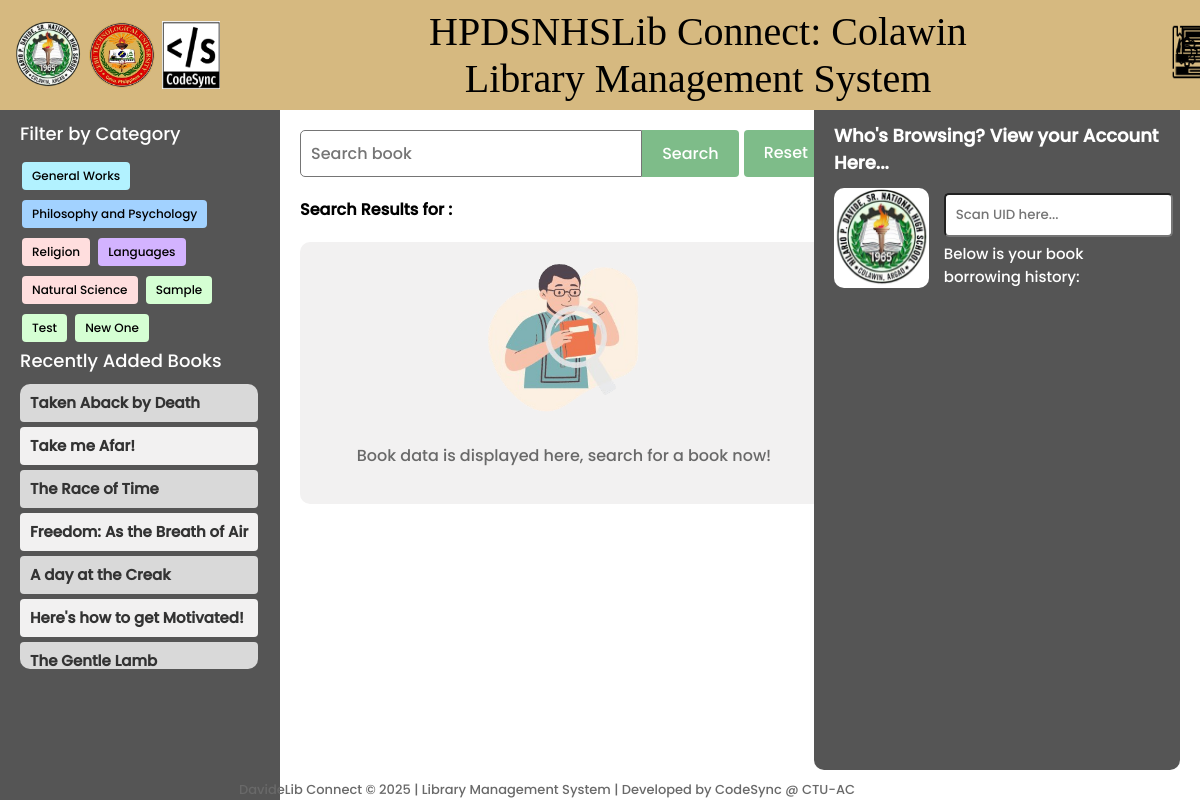
/, run on an earlier commit of the app's database.
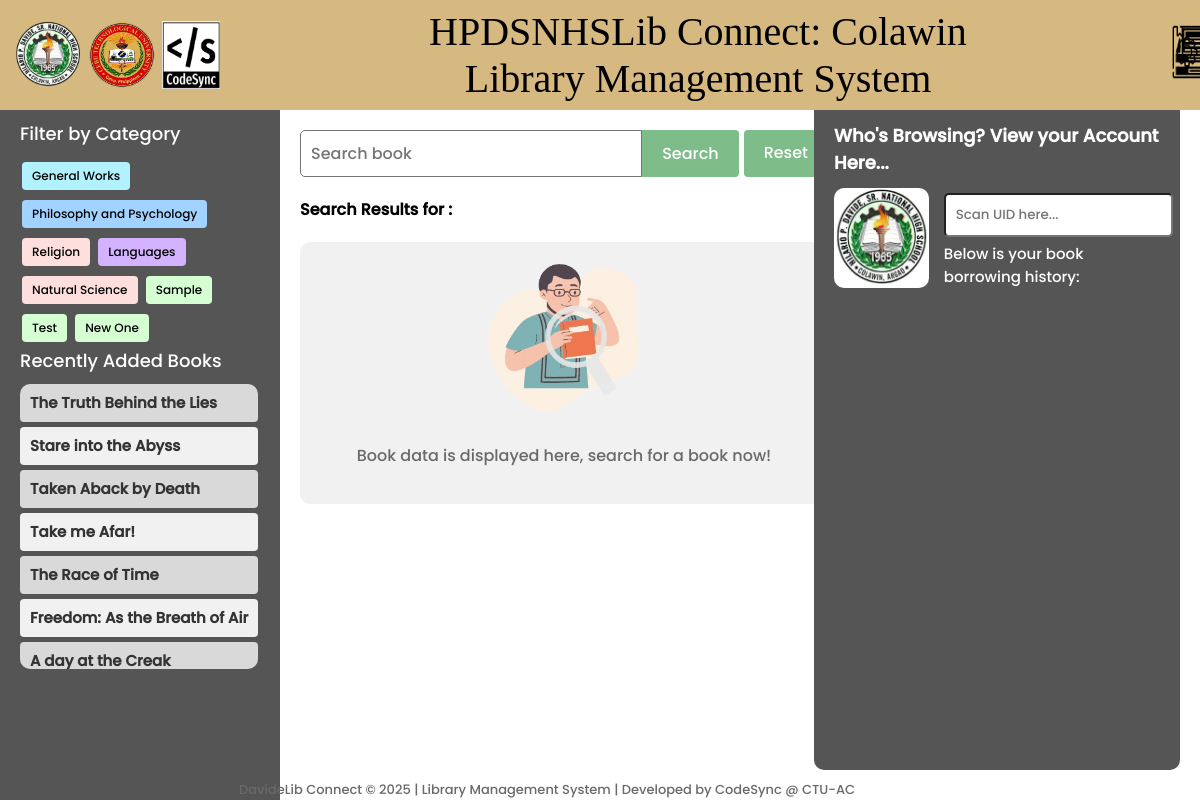
And on a later commit of the database.
### library/models.py (models this page shows, shortened)
class Category(models.Model):
    name = models.CharField(max_length=100, unique=True)

class BookInventory(models.Model):
    book_number = models.CharField(max_length=10, primary_key=True)
    record_date = models.DateTimeField(auto_now_add=True)
    class_field = models.CharField(max_length=100, blank=True, null=True)
    author = models.CharField(max_length=200, blank=True, null=True)
    book_title = models.CharField(max_length=200)
    edition = models.CharField(max_length=50, blank=True, null=True)
    volume = models.CharField(max_length=50, blank=True, null=True)
    pages = models.IntegerField(blank=True, null=True)
    quantity = models.PositiveIntegerField(default=1)
    fund_source = models.CharField(max_length=100, blank=True, null=True)
    price = models.DecimalField(max_digits=10, decimal_places=2, blank=True, null=True)
    publisher = models.CharField(max_length=200, blank=True, null=True)
    year = models.IntegerField(blank=True, null=True)
    remark = models.TextField(blank=True, null=True)
    category = models.ForeignKey(Category, on_delete=models.CASCADE)
    location = models.TextField(blank=True, null=True)
    qr_code = models.ImageField(upload_to='qr_codes/', blank=True, null=True)

### library/views.py (the view, shortened to what this page needs)
# urls.py: path('', views.landing, name='landing'),
def landing(request):
    query = request.GET.get('q')
    category_name = request.GET.get('category')  # Get category name from query params
    book_number = request.GET.get('book_number')  # Get book number from query params
    books = BookInventory.objects.all()
    categories = Category.objects.all()
    if category_name:
        books = books.filter(category__name=category_name)  # Filter by category
    if query:
        books = books.filter(
            Q(book_title__icontains=query) |
            Q(author__icontains=query) |
            Q(book_number__icontains=query)
        )
    for book in books:
        try:
            latest_borrow_slip = BorrowSlip.objects.filter(book_number=book.book_number).order_by('-date_borrow').first()
            current_date = timezone.now().date()
            if latest_borrow_slip:
                if latest_borrow_slip.due_date.date() < current_date and not latest_borrow_slip.returned:
                    book.status = 'Overdue'
                elif latest_borrow_slip.returned:
                    book.status = 'Returned'
                else:
                    book.status = 'Borrowed'
            else:
                book.status = 'Available'
        except BorrowSlip.DoesNotExist:
            book.status = 'Available'
    recent_books = BookInventory.objects.order_by('-record_date')[:10]
    for book in recent_books:
        try:
            latest_borrow_slip = BorrowSlip.objects.filter(book_number=book.book_number).order_by('-date_borrow').first()
            current_date = timezone.now().date()
            if latest_borrow_slip:
                if latest_borrow_slip.due_date.date() < current_date and not latest_borrow_slip.returned:
                    book.status = 'Overdue'
                elif latest_borrow_slip.returned:
                    book.status = 'Returned'
                else:
                    book.status = 'Borrowed'
            else:
                book.status = 'Available'
        except BorrowSlip.DoesNotExist:
            book.status = 'Available'
    book_detail = None
    category_counts = BookInventory.objects.values('category__name').annotate(count=Count('book_number')).order_by('category__name')
    categories_with_counts = [entry['category__name'] for entry in category_counts]
    counts = [entry['count'] for entry in category_counts]
    colors = plt.get_cmap('tab20').colors  # Use a colormap with enough distinct colors
    category_colors = dict(zip(categories_with_counts, colors))
    plt.figure(figsize=(14, 6))  # Increase figure width to accommodate legend
    bars = plt.bar(range(len(categories_with_counts)), counts, color=[category_colors[cat] for cat in categories_with_counts])
    plt.xlabel('Category')
    plt.ylabel('Number of Books')
    plt.title('Number of Books by Category')
    plt.xticks(range(len(categories_with_counts)), [''] * len(categories_with_counts))  # Empty labels for now
    handles = [plt.Line2D([0], [0], color=color, lw=4) for color in category_colors.values()]
    plt.legend(handles, category_colors.keys(), loc='center left', bbox_to_anchor=(1, 0.5))
    buffer = BytesIO()
    plt.savefig(buffer, format='png', bbox_inches='tight')
    buffer.seek(0)
    image_png = buffer.getvalue()
    buffer.close()
    graph = base64.b64encode(image_png).decode('utf-8')
    return render(request, 'library/landing.html', {
        'books': books,  # Pass filtered books to the template
        'query': query,
        'recent_books': recent_books,
        'book_detail': book_detail,
        'graph': graph,
        'categories': categories,
        'category_name': category_name,  # Pass the category name to the template
    })

### library/templates/library/landing.html (shortened to what this page needs)
{% extends 'main.html' %}
{% load static %}
{% block content %}
<div class="header">
    <img src="{% static 'images/hpdslogo.png' %}" alt="logo" style="width: 68px; height: 68px; border-radius: 50%; padding-left: 6px;">
    <img src="{% static 'images/ctu.png' %}" alt="logo" style="width: 68px; height: 68px; border-radius: 50%; padding-left: 6px;">
    <img src="{% static 'images/Codesynlogo.png' %}" alt="logo" style="width: 58px; height: 68px; padding-left: 6px;">
    <p class="title">HPDSNHSLib Connect: Colawin Library Management System</p>
    <a href="{% url 'landingLog' %}" class="hover-label-container">
        <img src="{% static 'images/documents.png' %}" style="width: 60px; height: 55px; padding-left: 140px;" alt="">
    </a>
    <a href="{% url 'directory' %}" class="hover-label-container">
        <img src="{% static 'images/literature.png' %}" style="width: 65px; height: 60px;" alt="">
    </a>
</div>
<div class="sidebar">
    <div class="section-label" style="margin-top: 30px; font-weight: lighter;">Filter by Category</div>
    <div class="category-button-container">
        {% for category in categories %}
            <a href="{% url 'landing' %}?category={{ category.name }}"
            class="category-button" data-category-name="{{ category.name }}">
                {{ category.name }}
            </a>
        {% empty %}
            <div style="margin: 5px; padding: 10px; color: gray;">No categories available</div>
        {% endfor %}
    </div>
    <div class="section-label" style="font-weight: lighter;">Recently Added Books</div>
    <div class="book-item-container">
        {% for recent_book in recent_books %}
            <a href="{% url 'landing' %}?book_number={{ recent_book.book_number }}"
               class="book-item {% if forloop.counter|divisibleby:2 %}even-row{% else %}odd-row{% endif %}"
               style="text-decoration: none; color: black; margin-bottom: 5px;">
                <div class="book-title" style="font-size: 15px;">
                    {{ recent_book.book_title }}
                </div>
            </a>
        {% endfor %}
    </div>
</div>
<div class="main-content">
    <div class="left">
        <div class="search-form-container">
            <div class="search-container">
                <form method="GET" action="{% url 'landing' %}" style="flex: 1; display: flex;">
                    <input type="text" class="search-input" name="q" placeholder="Search book" value="None" id="searchInput" autofocus onfocus="clearDefaultValue()" style="font-family: 'Poppins', sans-serif;">
                    <button type="submit" class="search-button" style="margin-right: 5px;">Search</button>
                    <a href="{% url 'landing' %}" class="reset-button">Reset</a>
                </form>
            </div>
        </div>
        <div class="section-label">Search Results for :
        </div>
<div class="book-item-container">
    {% if book_detail %}
        <strong style="background-color: #73532C; color:#ECECEC; border-radius: 5px; padding-left: 5px; padding-right: 5px;">
            {{ book_detail.book_title }}
        </strong>
        <div class="book-details">
            <p style="text-align: justify;">
                This was authored by <strong>{{ book_detail.author }}</strong>.
                It has the book number <strong>{{ book_detail.book_number }}</strong>. The book falls under the category of
                <strong>{{ book_detail.category.name }}</strong>. This book has <strong>{{ book_detail.edition }}</strong> edition/s, and it comprises of
                <strong>{{ book_detail.volume }}</strong> volume/s with <strong>{{ book_detail.pages }}</strong> pages.
                There are only <strong>{{ book_detail.quantity }}</strong> copy/copies available. The book is funded as
                <strong>{{ book_detail.fund_source }}</strong> and is priced at <strong>{{ book_detail.price }}</strong>. It was published at
                <strong>{{ book_detail.publisher }}</strong> in the year <strong>{{ book_detail.year }}</strong>. <br><br> The location of this book is at
                <strong style="color: green;">{{ book_detail.location }}</strong>.
            </p>
            <p>
                The current status of the book is:
                {% if book_detail.status == 'Returned' %}
                    <span class="book-status status-available">Available</span>.
                {% elif book_detail.status == 'Borrowed' %}
                    <span class="book-status status-ongoing">Ongoing Borrowing</span>.
                {% elif book_detail.status == 'Overdue' %}
                    <span class="book-status status-pending">Pending for return</span>.
                {% else %}
                    <span class="book-status status-available">Available</span>.
                {% endif %}
            </p>
        </div>
        <div class="button-container" style="padding-top: 20px; gap: 10px;">
            <a href="javascript:void(0);" class="search-button" style="text-decoration: none; background-color: #757575; padding: 10px; color: white; border-radius: 5px;" onclick="history.back();">Back to Search Results</a>
        </div>
    {% else %}
            {% if request.GET.category %}
            <div id="book-container">
                {% for book in books %}
                    <div>
                        <a href="{% url 'landing' %}?q={{ query }}&book_number={{ book.book_number }}&category={{ book.category.name }}"
                                class="book-item {% if forloop.counter|divisibleby:2 %}even-row{% else %}odd-row{% endif %}"
                                style="text-decoration: none; color: black;">
                                <div class="book-title">{{ book.book_title }}</div>
                                <div class="book-details">
                                    <strong>Author:</strong> {{ book.author }}<br>
                                    <strong>Book Number:</strong> {{ book.book_number }}<br>
                                    <strong>Status:</strong>
                                    {% if book.status == 'Returned' %}
                                        <span class="book-status status-available">Available</span>
                                    {% elif book.status == 'Borrowed' %}
                                        <span class="book-status status-ongoing">Ongoing Borrowing</span>
                                    {% elif book.status == 'Overdue' %}
                                        <span class="book-status status-pending">Pending for return</span>
                                    {% else %}
                                        <span class="book-status status-lost">Lost</span>
                                    {% endif %}
                                </div>
                            </a>
                    </div>
                {% empty %}
                    <p>No books found in this category.</p>
                {% endfor %}
            </div>
        {% else %}
                {% if query or category %}
                    {% if books %}
                    <div>
                        {% for book in books %}
                            <a href="{% url 'landing' %}?q={{ query }}&book_number={{ book.book_number }}&category={{ book.category.name }}"
                                class="book-item {% if forloop.counter|divisibleby:2 %}even-row{% else %}odd-row{% endif %}"
                                style="text-decoration: none; color: black;">
                                <div class="book-title">{{ book.book_title }}</div>
                                <div class="book-details">
                                    <strong>Author:</strong> {{ book.author }}<br>
                                    <strong>Book Number:</strong> {{ book.book_number }}<br>
                                    <strong>Status:</strong>
                                    {% if book.status == 'Returned' %}
                                        <span class="book-status status-available">Available</span>
                                    {% elif book.status == 'Borrowed' %}
                                        <span class="book-status status-ongoing">Ongoing Borrowing</span>
                                    {% elif book.status == 'Overdue' %}
                                        <span class="book-status status-pending">Pending for return</span>
                                    {% else %}
                                        <span class="book-status status-lost">Lost</span>
                                    {% endif %}
                                </div>
                            </a>
                        {% endfor %}
                    </div>
                {% else %}
                    <div class="mess">
                        <div class="image-container">
                            <img src="{% static 'images/searchLOGO1.png' %}" alt="logo" class="image-logo">
                        </div>
                        <p style="color: dimgray;">No results found for your search.</p>
                    </div>
                {% endif %}
                {% else %}
                <div class="mess">
                    <div class="image-container">
                        <img src="{% static 'images/searchLOGO.png' %}" alt="logo" class="image-logo">
                    </div>
                    <p style="color: dimgray; text-align: center;">Book data is displayed here, search for a book now!</p>
                </div>
                {% endif %}
            {% endif %}
        </div>
        {% endif %}
    </div>
    <div class="side-container">
        <div class="section-label" style="color: white; font-weight: lighter;">
            <h1 style="font-size: 18px;">Who's Browsing? View your Account Here...</h1>
        </div>
        <div class="search-container">
            <div class="who-container" style="display: flex;">
                <div id="qr-code-container" style="margin-bottom: 10px; margin-right: 15px;">
                    <img id="qr-code-image" src="{% static 'images/hpdslogo.png' %}" alt="QR Code" style="width: 100px; height: 100px; border-radius: 10px; background-color: white;"/>
                </div>
                <div class="side" style="width: 70%;">
                <div class="UID_field">
                    <input type="password" id="uid-input" placeholder="Scan UID here..." oninput="fetchBorrowHistory()"
                        style="width: 95%; padding: 10px; border-radius: 5px; margin-bottom: 5px; font-family: 'Poppins', sans-serif;">
                        <p style="font-size: 15px; color: white; margin: 0;">Below is your book borrowing history:</p>
            </div>
        </div>
        </div>
        </div>
    </div>
</div>
{% endblock content %}

### templates/main.html (shortened to what this page needs)
{% load static %}
<!DOCTYPE html>
<html lang="en">
<head>
    <link rel="stylesheet" href="{% static 'styles/main.css' %}">
</head>
<body>
    {% include 'navbar.html' %}
    {% block content %}
    {% endblock %}
</body>
</html>

### templates/navbar.html (shortened to what this page needs)
{% load static %}
{% block content %}
<!DOCTYPE html>
<html lang="en">
<head>
</head>
<body>
    <div class="header">
        <p class="title">HPDSNHSLib Connect: Colawin Library Management System</p>
    </div>
    <div class="sidebar" >
    </div>
    <span class="footer">DavideLib Connect © 2025 | Library Management System | Developed by CodeSync @ CTU-AC</span>
</body>
</html>
{% endblock %}

What changed in the data, as far as the page shows it:
no longer on this page (row unchanged): BookInventory: book_title "Here's how to get Motivated!"
no longer on this page (row unchanged): BookInventory: book_title "The Gentle Lamb"
added BookInventory: book_title "The Truth Behind the Lies"
added BookInventory: book_title "Stare into the Abyss"
